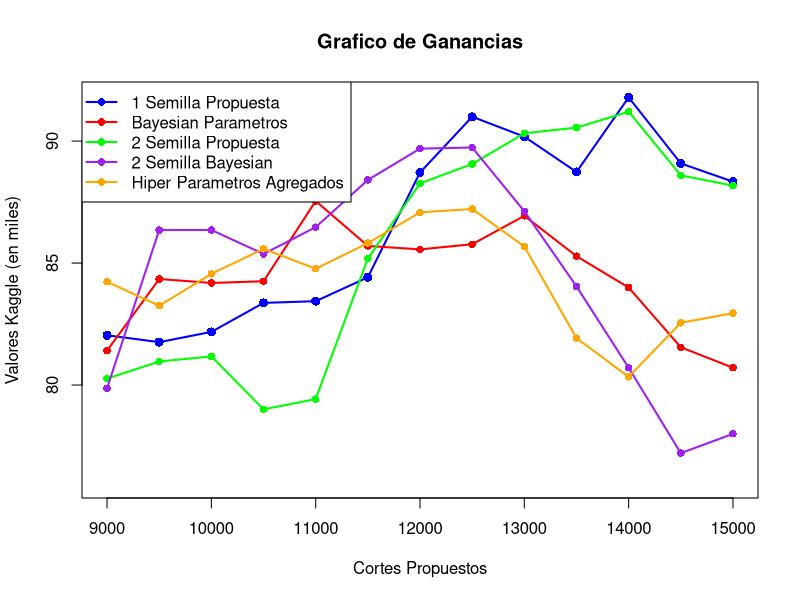
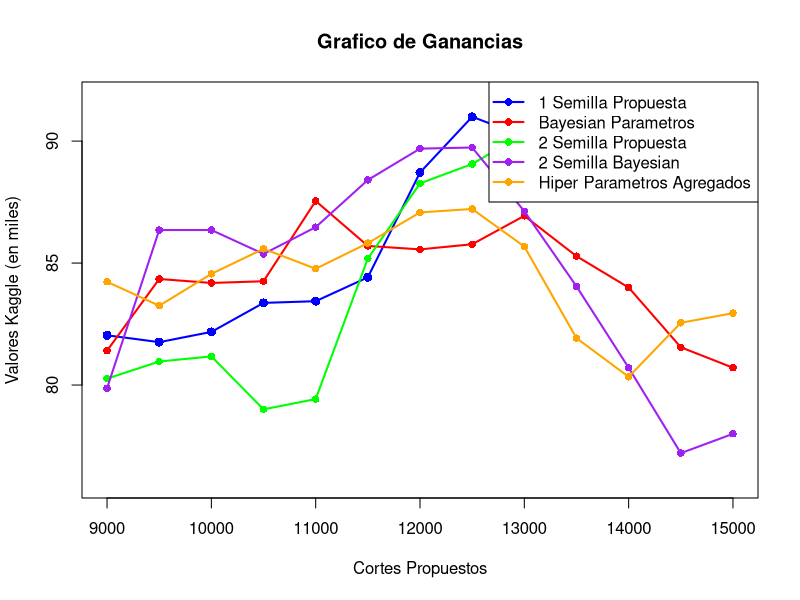

These charts were generated, in order, by the following R code:
# Datos
x <- c(9000, 9500, 10000, 10500, 11000, 11500, 12000, 12500, 13000, 13500, 14000, 14500, 15000)
ya <- c(82038, 81758, 82178, 83367, 83437, 84417, 88711, 90997, 90181, 88734, 91791, 89084, 88337) # 1?? Semilla
yb <- c(81408, 84347, 84184, 84254, 87544, 85701, 85561, 85771, 86937, 85281, 83997, 81548, 80708) # Bayesian Par??metros
yc <- c(80264, 80964, 81174, 79004, 79424, 85187, 88267, 89061, 90321, 90554, 91207, 88594, 88174) # 2?? Semilla
yd <- c(79868, 86354, 86354, 85374, 86471, 88407, 89691, 89737, 87124, 84044, 80708, 77208, 78000) # 2?? Semilla Bayesian
#ye <- c(83577, 84114, 87124, 87544, 86937, 88057, 88944, 87544, 85771, 84931, 85141, 85117, 83274) # Hiper par??metros agregados
ye <- c(84231, 83251, 84557, 85584, 84767, 85817, 87077, 87217, 85677, 81921, 80334, 82551, 82947) # Hiper par??metros agregados

# Ajustar los valores de y a miles
ya_miles <- ya / 1000
yb_miles <- yb / 1000
yc_miles <- yc / 1000
yd_miles <- yd / 1000
ye_miles <- ye / 1000

# Crear el gr??fico de l??nea con eje y personalizado
plot(x, ya_miles, type = "o", col = "blue", lwd = 2,
     main = "Grafico de Ganancias",
     xlab = "Cortes Propuestos", ylab = "Valores Kaggle (en miles)",
     ylim = c(76, max(ya_miles, yb_miles, yc_miles, yd_miles, ye_miles)), # Ajustar el eje y
     pch = 16, cex = 1.2)

# A??adir la segunda, tercera, cuarta y quinta serie de datos
lines(x, yb_miles, type = "o", col = "red", lwd = 2, pch = 16)
lines(x, yc_miles, type = "o", col = "green", lwd = 2, pch = 16)
lines(x, yd_miles, type = "o", col = "purple", lwd = 2, pch = 16)
lines(x, ye_miles, type = "o", col = "orange", lwd = 2, pch = 16)

# A??adir una leyenda
legend("topleft", legend = c("1 Semilla Propuesta", "Bayesian Parametros", "2 Semilla Propuesta", "2 Semilla Bayesian", "Hiper Parametros Agregados"), 
       col = c("blue", "red", "green", "purple", "orange"), lty = 1, lwd = 2, pch = 16)

# Guardar el gr??fico en un archivo
png("grafico_lineas.png")
plot(x, ya_miles, type = "o", col = "blue", lwd = 2,
     main = "Grafico de Ganancias",
     xlab = "Cortes Propuestos", ylab = "Valores Kaggle (en miles)",
     ylim = c(76, max(ya_miles, yb_miles, yc_miles, yd_miles, ye_miles)), # Ajustar el eje y
     pch = 16, cex = 1.2)
lines(x, yb_miles, type = "o", col = "red", lwd = 2, pch = 16)
lines(x, yc_miles, type = "o", col = "green", lwd = 2, pch = 16)
lines(x, yd_miles, type = "o", col = "purple", lwd = 2, pch = 16)
lines(x, ye_miles, type = "o", col = "orange", lwd = 2, pch = 16)
legend("topright", legend = c("1 Semilla Propuesta", "Bayesian Parametros", "2 Semilla Propuesta", "2 Semilla Bayesian", "Hiper Parametros Agregados"), 
       col = c("blue", "red", "green", "purple", "orange"), lty = 1, lwd = 2, pch = 16)
dev.off()

